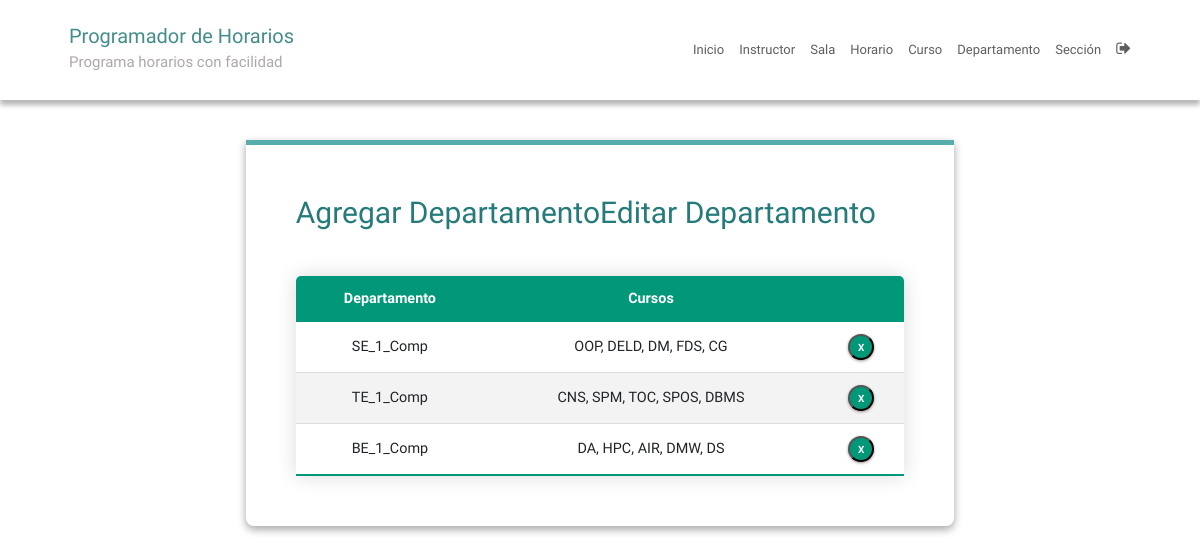
Before: /departmentEdit/ (signed in) with the older database file.
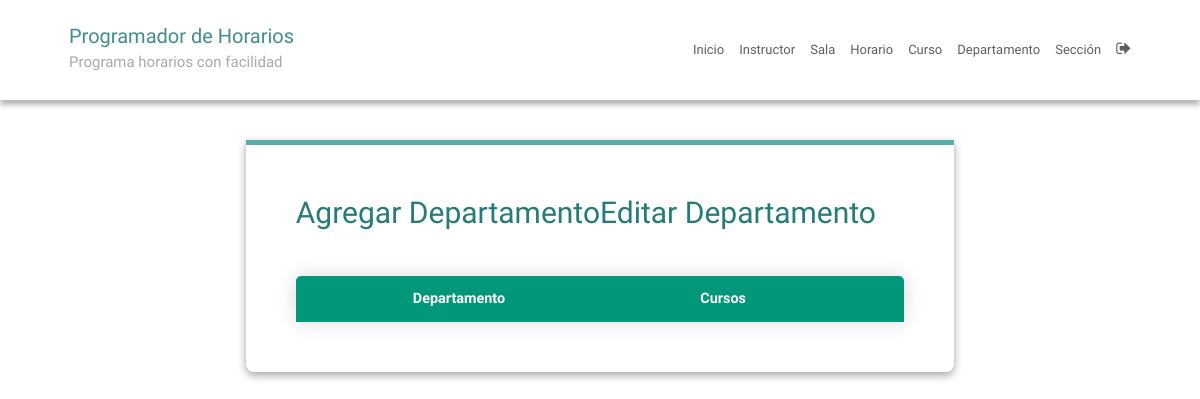
After: the same page with the newer database file.
### SchedulerApp/models.py (models this page shows, shortened)
class Department(models.Model):
    dept_name = models.CharField(max_length=50)
    courses = models.ManyToManyField(Course)

### SchedulerApp/views.py (the view)
# urls.py: path('departmentEdit/', departmentEdit, name='departmentEdit'),
@login_required
def departmentEdit(request):
    course = defaultdict(list)
    for dept in Department.courses.through.objects.all():
        dept_name = Department.objects.filter(
            id=dept.department_id).values('dept_name')[0]['dept_name']
        course_name = Course.objects.filter(
            course_number=dept.course_id).values(
                'course_name')[0]['course_name']
        course[dept_name].append(course_name)
    context = {'departments': Department.objects.all(), 'course': course}
    return render(request, 'departmentEdit.html', context)

### SchedulerApp/templatetags/index.py (called while the page is built)
@register.filter
def dictKey(d, k):
    return ', '.join(d[k]) or ''

    def render(self, context):
        path = context['request'].path
        for p in self.patterns:
            pValue = template.Variable(p).resolve(context)
            if path == pValue:
                return 'active'
        return ''

### templates/departmentEdit.html (shortened to what this page needs)
{% extends 'base.html' %}
{% block content %}
{% load static %}
{% load index %}
<fieldset class="fieldset">
  <div class="tablink">
    <a href="{% url 'departmentAdd'%}">
      <h1 onclick="openPage('new')" id="defaultOpen">Agregar Departamento</h1>
    </a>
    <h1 onclick="openPage('edit')" id="link_to_edit">Editar Departamento</h1>
  </div>
  <div class="tabcontent" id="edit">
    <table class="editTable">
      <thead>
        <tr class="table-headers">
          <th>Departamento</th>
          <th>Cursos</th>
          <th class="empty"></th>
        </tr>
      </thead>
      <tbody>
        {% for dept in departments %}
        <tr>
          <td>{{dept.dept_name}}</td>
          <td>{{course|dictKey:dept.dept_name}}</td>
          <td class="empty">
            <form action="{% url 'deletedepartment' dept.id %}" method="post">
              <input type="submit" value="X" class="cross">
            </form>
          </td>
        </tr>
        {% endfor %}
      </tbody>
    </table>
  </div>
</fieldset>
{% endblock %}

Changed rows visible on the page:
removed Department: dept_name "SE_1_Comp", dept_name "OOP, DELD, DM, FDS, CG"
removed Department: dept_name "TE_1_Comp", dept_name "CNS, SPM, TOC, SPOS, DBMS"
removed Department: dept_name "BE_1_Comp", dept_name "DA, HPC, AIR, DMW, DS"
